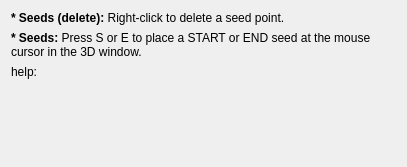
        <widget class="QWidget" name="scrollAreaWidgetContents">
         <property name="geometry">
          <rect>
           <x>0</x>
           <y>0</y>
           <width>407</width>
           <height>167</height>
          </rect>
         </property>
         <layout class="QVBoxLayout" name="verticalLayout">
          <item>
           <widget class="QLabel" name="seedLabel2">
            <property name="text">
             <string>&lt;b&gt;* Seeds (delete):&lt;/b&gt; Right-click to delete a seed point.</string>
            </property>
            <property name="textFormat">
             <enum>Qt::RichText</enum>
            </property>
            <property name="wordWrap">
             <bool>true</bool>
            </property>
           </widget>
          </item>
          <item>
           <widget class="QLabel" name="seedLabel">
            <property name="text">
             <string>&lt;b&gt;* Seeds:&lt;/b&gt; Press S or E to place a START or END seed at the mouse cursor in the 3D window.</string>
            </property>
            <property name="textFormat">
             <enum>Qt::RichText</enum>
            </property>
            <property name="wordWrap">
             <bool>true</bool>
            </property>
           </widget>
          </item>
          <item>
           <widget class="QLabel" name="helpLabel">
            <property name="sizePolicy">
             <sizepolicy hsizetype="Preferred" vsizetype="Expanding">
              <horstretch>0</horstretch>
              <verstretch>0</verstretch>
             </sizepolicy>
            </property>
            <property name="minimumSize">
             <size>
              <width>1</width>
              <height>1</height>
             </size>
            </property>
            <property name="text">
             <string>help:</string>
            </property>
            <property name="textFormat">
             <enum>Qt::PlainText</enum>
            </property>
            <property name="alignment">
             <set>Qt::AlignLeading|Qt::AlignLeft|Qt::AlignTop</set>
            </property>
            <property name="wordWrap">
             <bool>true</bool>
            </property>
           </widget>
          </item>
         </layout>
        </widget>
